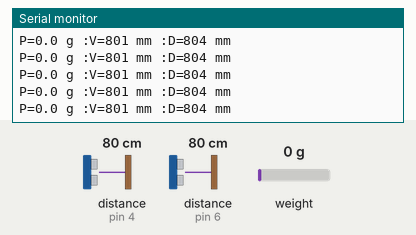
Simulated run of this sketch. Board: Arduino Uno, built with avr-gcc and run on an emulated ATmega328P. Shown: the last lines printed to the serial monitor. Wiring (inferred from the names in the program): 2 × ultrasonic range finder: trigger pin 5, echo pin 4 / trigger pin 7, echo pin 6. Inputs (shaded band) come from the test bench; at power-on: distance to the obstacle (sensors on pin 4, pin 6) 80 cm, weight on the scale 0 g. The echo pulse lasts 58.3 µs per cm.

Above: at 3.2 s.
3.3 s: distance to the obstacle (sensor on pin 4) set to 2 cm
At 3.36 s:
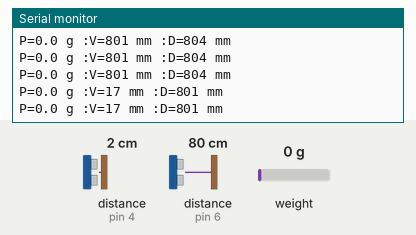
6.3 s: distance to the obstacle (sensor on pin 6) set to 60 cm
At 6.4 s:
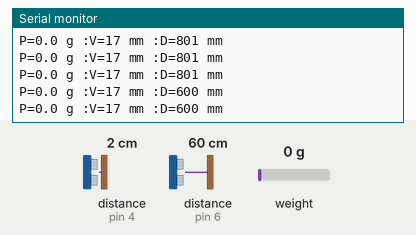
9.3 s: weight on the scale set to 100 g
At 9.3 s:
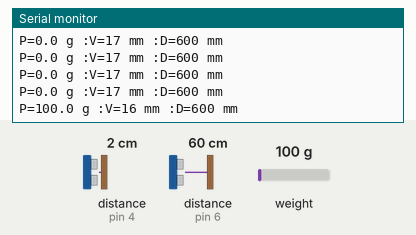
10.8 s: distance to the obstacle (sensor on pin 4) set to 60 cm
At 10.92 s:
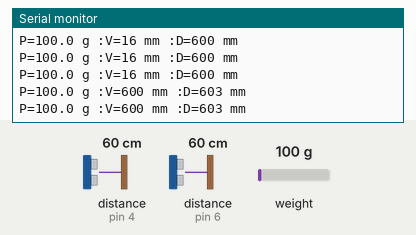
13.8 s: distance to the obstacle (sensor on pin 6) set to 2 cm
At 13.8 s:
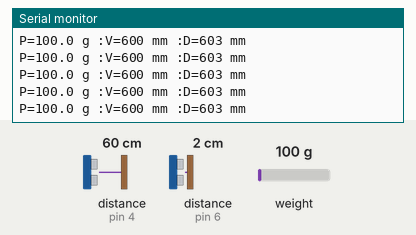
15.3 s: weight on the scale set to 1250 g
At 15.31 s:
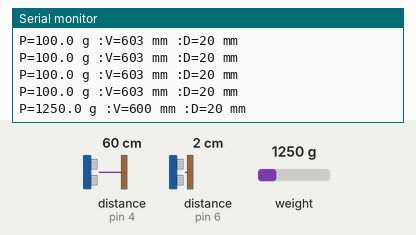
Timing chart, 0 to 17.8 s (numbered marks = the images above; inputs shaded):
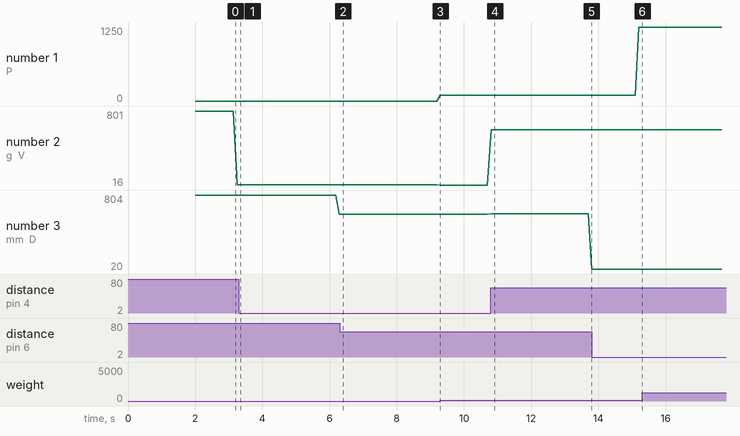

The sketch:

A_load_cell_and_HC_SR04.ino
```cpp
#include "HX711.h"

#define LOADCELL_DOUT_PIN  3
#define LOADCELL_SCK_PIN  2

HX711 scale;

float calibration_factor = -1194.0; //-1194.0 worked for 697gram on my 1kg load cell scale setup
const int CH1_pingPin = 7; // CH1 Trigger Pin of Ultrasonic Sensor
const int CH1_echoPin = 6; // CH1 Echo Pin of Ultrasonic Sensor
const int CH2_pingPin = 5; // CH2 Trigger Pin of Ultrasonic Sensor
const int CH2_echoPin = 4; // CH2 Echo Pin of Ultrasonic Sensor

long duration, mm;

void setup() {
  Serial.begin(115200);
/*
  Serial.println("HX711 calibration sketch");
  Serial.println("Remove all weight from scale");
  Serial.println("After readings begin, place known weight on scale");
  Serial.println("Press + or a to increase calibration factor");
  Serial.println("Press - or z to decrease calibration factor");
*/
  scale.begin(LOADCELL_DOUT_PIN, LOADCELL_SCK_PIN);
  scale.set_scale();
  scale.tare(); //Reset the scale to 0

  long zero_factor = scale.read_average(); //Get a baseline reading
  scale.set_scale(calibration_factor); //Adjust to this calibration factor
  Serial.print("Zero factor: "); //This can be used to remove the need to tare the scale. Useful in permanent scale projects.
  Serial.println(zero_factor);
  pinMode(CH1_pingPin, OUTPUT);
  pinMode(CH1_echoPin, INPUT);
  pinMode(CH2_pingPin, OUTPUT);
  pinMode(CH2_echoPin, INPUT);
}


void loop() {

//  scale.set_scale(calibration_factor); //Adjust to this calibration factor
//  Serial.print("Reading: ");

  Serial.print("P=");
  Serial.print(scale.get_units(), 1);
  Serial.print(" g :"); //Change this to kg and re-adjust the calibration factor if you follow SI units like a sane person

//  Serial.print(" calibration_factor: ");
//  Serial.print(calibration_factor);
//  Serial.println();

  digitalWrite(CH2_pingPin, LOW);
  delayMicroseconds(2);
  digitalWrite(CH2_pingPin, HIGH);
  delayMicroseconds(10);
  digitalWrite(CH2_pingPin, LOW);

  duration = pulseIn(CH2_echoPin, HIGH);
  mm = microsecondsToMilimeters(duration);
  Serial.print("V=");
  Serial.print(mm);
  Serial.print(" mm :");


//  Serial.println();
  delay(1);


  digitalWrite(CH1_pingPin, LOW);
  delayMicroseconds(2);
  digitalWrite(CH1_pingPin, HIGH);
  delayMicroseconds(10);
  digitalWrite(CH1_pingPin, LOW);

  duration = pulseIn(CH1_echoPin, HIGH);
  mm = microsecondsToMilimeters(duration);
  Serial.print("D=");
  Serial.print(mm);
   Serial.print(" mm");


  Serial.println();
  delay(1);


/*
  if(Serial.available())
  {
    char temp = Serial.read();
    if(temp == '+' || temp == 'a')
      calibration_factor += 10;
    else if(temp == '-' || temp == 'z')
      calibration_factor -= 10;
  }
*/

}

long microsecondsToMilimeters(long microseconds) {
   return 10 * microseconds / 29 / 2;
}
```

Measured:
- after the input at 3.3 s, the serial monitor: prints a new line after 0.06 s (image 1)
- after the input at 6.3 s, the serial monitor: prints a new line after 0.10 s (image 2)
- after the input at 10.8 s, the serial monitor: prints a new line at once (image 4)
- plotted number 1: 0 → 100 after the input at 6.3 s, 100 → 1250 after the input at 13.8 s
- plotted number 2: 17 → 16 after the input at 6.3 s
- plotted number 3: 801 → 600 after the input at 3.3 s, 600 → 603 after the input at 10.8 s, 603 → 20 after the input at 13.8 s
